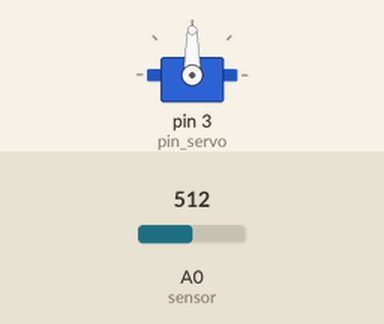
Recording of a sketch running on a simulated Arduino Uno, built with avr-gcc and run on an emulated ATmega328P. Shown: servo. Inputs (shaded band) come from the test bench; at power-on: A0 (sensor) = 512.

Above: at 0.1 s.
At 15.1 s:
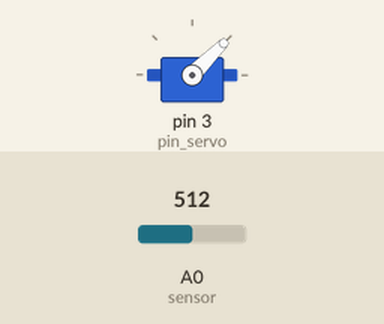
At 15.6 s:
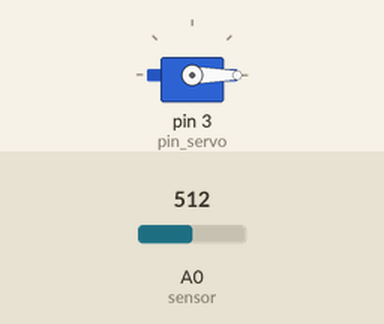
Timing chart, 0 to 17.1 s (numbered marks = the images above):
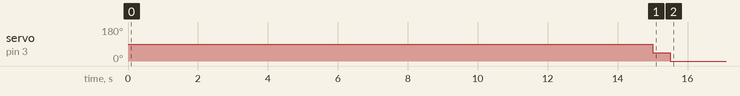

The sketch:

ReguladorTemperatura_Verano.ino
```cpp
/*
  Este programa consiste en que cuando se activa el arduino, saca el promedio de la temperatura ambiental (con 3 mediciones para que sea lo más preciso posible)
  y si es alta según el usuario (y la versión [*]), enciende de forma automática el aire acondicionado.

  No solamente eso sino que luego de 5 minutos de que el aire esté en funcionamiento, y mediante la misma función, se hace un promedio de la temperatura ambiental
  nuevamente.

  ¿Con qué fin?

    Simple. Para que en caso de que haya alguna puerta o ventana abierta el dispositivo apague el aire acondicionado automáticamente para ahorrar energía.


    [*] : Esta es la versión de verano, que incluye sistemas para temperaturas elevadas. En caso de que sea invierno se debe usar dicha versión que será implementada
         aproximadamente en Marzo luego de corroborar la eficacia del dispositivo y verificar si se puede complementar eficazmente con la estufa.

         PD: Mucho spanglish, es porque estaba traduciendo el archivo pero después lo dejé hasta hoy. Queda así porque es gracioso ;).
*/

#include <Arduino.h>

#include <Servo.h>      //Visual Studio doesn´t allow this library so i should correct this.

#define sensor A0
#define relay 5           //Relay replacing heater or ventilation switch.
#define pin_servo 3

Servo servo;


int lectura, samples;
byte temperatura, nueva_medida;
boolean encendido;      // Every time the arduino reboots this variable is set to false. That way it can turn on the device only when you reboot/start it. This can also be automated with a RTC.
const byte takes = 3;      //Defines samples quantity.
int medidas[takes];

void setup() {
  servo.attach(pin_servo, 900, 2100);
  encendido = false;
  //pinMode(relay, OUTPUT);
}

void loop() {

  temperatura = average();

  if(temperatura >= 27 && !encendido)         //Si hace mucho calor/frío prende el relay que puede reemplazar al botón del aire acondicionado/estufa.
  {
    //digitalWrite(relay, HIGH);
    servo.write(45);
    delay(500);
    servo.write(0);
    encendido = true;     //esta variable sirve para que solo se active una vez en vez de estar todo el tiempo prendiendo y apagando.
  }
  delay(300000);

  nueva_medida = average();

  if(nueva_medida + 2 > temperatura)
  {
     servo.write(45);
     delay(500);
     servo.write(0);
  }
  delay(5000);
}


//Calculates the average room temperature:


int average()
{
  byte suma = 0;

   for (int i = 0; i < takes; i++)
   {
       medidas[i] = analogRead(sensor) * 0.48828125;
       suma += medidas[i];
       delay(5000);
       samples ++;
   }

   int promedio = suma / samples;

   return promedio;
}
```

Measured:
- by itself, servo on pin 3 (pin_servo): 90° → 45° at 15.0 s, → 0° 0.50 s later
